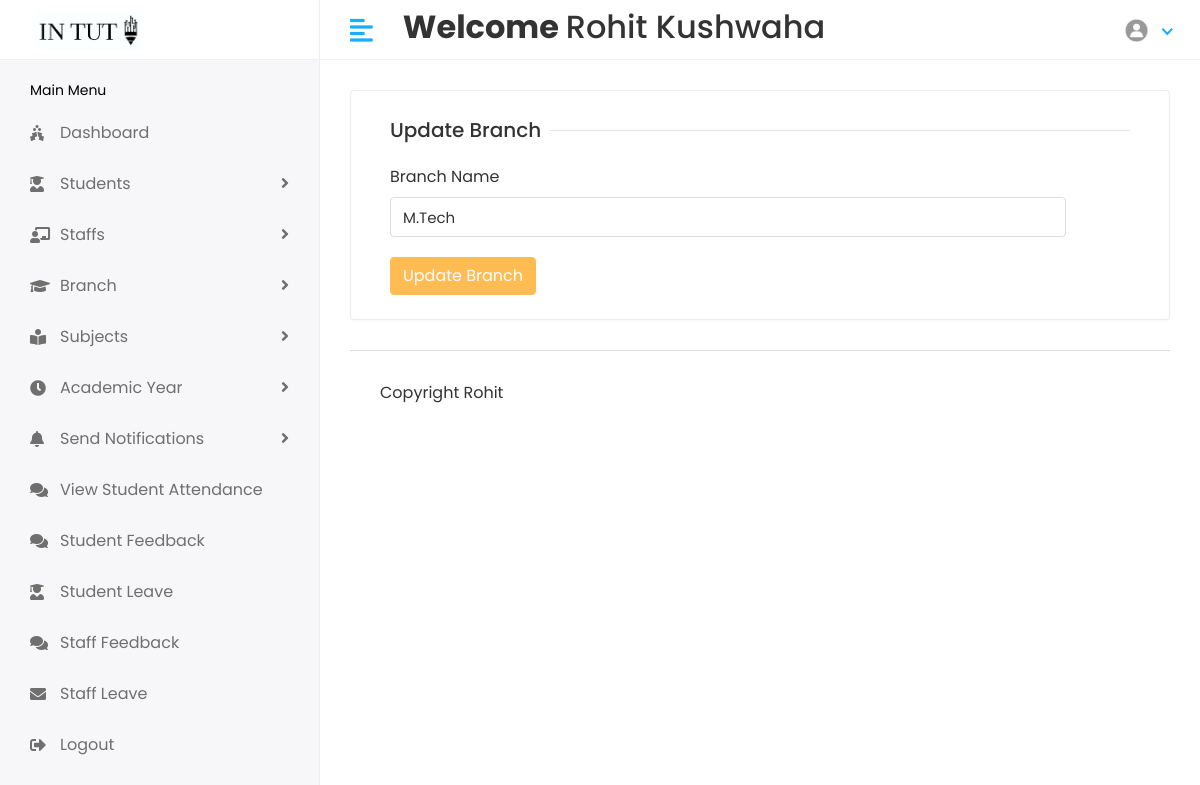
The page /Hod/branch/edit/2 (signed in) on the database its author committed.
### stuapp/models.py (models this page shows, shortened)
class CustomUser(AbstractUser):
    USER={
        (1,'HOD'),(2,'STAFF'),(3,'STUDENT')
    }
    user_type=models.CharField(choices=USER,max_length=100,default=1)
    profile_pic=models.ImageField(upload_to='media/profile_pic')

class Branch(models.Model):
    name=models.CharField(max_length=100)
    created_at=models.DateTimeField(auto_now_add=True)
    updated_at=models.DateTimeField(auto_now=True)

### student/hodviews.py (the view)
# urls.py: path('Hod/branch/edit/<str:id>',hodviews.editbranch,name='editbranch'),
@login_required(login_url='/')
def editbranch(request,id):
    branch=Branch.objects.get(id=id)
    return render(request,'hod/editbranch.html',{'branch':branch})

### templates/hod/editbranch.html (shortened to what this page needs)
{% extends 'base.html' %}
{% block content %}
  <div class="row">
                  <div class="col-sm-12">
                     <div class="card">
                        <div class="card-body">
                           <form method="post" action="{% url 'updatebranch'  %}" enctype="multipart/form-data">
                                 <div class="col-12">
                                    <h5 class="form-title"><span>Update Branch</span></h5>
                                 </div>
                                 <div class="col-sm-11">
                                    <div class="form-group">
                                       <label>Branch Name</label>
                                       <input type="text" class="form-control" name="branch_name" value= {{branch.name}}>
                                    </div>
                                 </div>
                                 <div class="col-12">
                                    <button type="submit" class="btn btn-primary">Update Branch</button>
                                 </div>
                           </form>
                        </div>
                     </div>
                  </div>
               </div>
{% endblock %}

### templates/includes/header.html (shortened to what this page needs)
{% load static %}
<div class="header" >
    <div class="header-left" style="background-color:white">
        {% if user.user_type == '1' %}
        <a href="{% url 'hodhome'%}" class="logo container" >
            <img src="{% static 'assets/img/logo1big.png'%}" width="300px" height="100px" alt="Logo">
        </a>
        {% elif user.user_type == '2' %}
        <a href="{% url 'staffhome'%}" class="logo">
            <img src="{% static 'assets/img/logo1big.png'%}" alt="Logo">
        </a>
        {% else %}
        <a href="{% url 'studenthome'%}" class="logo">
            <img src="{% static 'assets/img/logo1big.png'%}" alt="Logo">
        </a>
        {% endif %}
    </div>
    <a href="javascript:void(0);" id="toggle_btn">
        <i class="fas fa-align-left"></i>
    </a>
    <div class="top-nav-search my-2">
        <h2><strong> Welcome </strong> {{user.first_name}} {{user.last_name}} </h2>
    </div>
    <ul class="nav user-menu">
        <li class="nav-item dropdown has-arrow">
            <a href="#" class="dropdown-toggle nav-link" data-toggle="dropdown">
                {% if user.profile_pic == "" %}
                <span class="user-img"><img class="rounded-circle" src="{% static 'assets/img/noimg.jpg' %}" width="31"
                        ></span>
                {% else %}
                <span class="user-img"><img class="rounded-circle" src="/{{user.profile_pic}}" width="31"
                        alt="Ryan Taylor"></span>
                {% endif %}
            </a>
        </li>
    </ul>
</div>

### static/assets/css/style.css (style rules this page uses)
html { height: 100%; }
body { background-color: #fff; color: #333; font-family: 'Poppins', sans-serif; font-size: 1rem; height: 100%; line-height: 1.5; overflow-x: hidden; }
h1, h2, h3, h4, h5, h6 { font-family: 'Poppins', sans-serif; margin-top: 0; }
.form-control { border: 1px solid #ddd; box-shadow: none; color: #333; font-size: 15px; height: 40px; }
a { color: #009ce7; }
input, button, a { transition: all 0.4s ease; -moz-transition: all 0.4s ease; -o-transition: all 0.4s ease; -ms-transition: all 0.4s ease; -webkit-transition: all 0.4s ease; }
input, input:focus, button, button:focus { outline: none; }
input[type=text], input[type=password] { -webkit-appearance: none; -moz-appearance: none; appearance: none; }
.form-group { margin-bottom: 1.25rem; }
ul, ol { padding: 0px; list-style: none; }
.btn-primary { background-color: #FFBC53; border: 1px solid #FFBC53; }
.card { border: 1px solid #ececf5; box-shadow: 0 1px 3px 0 rgba(0, 0, 0, 0.03); margin-bottom: 1.875rem; }
.card-body { padding: 1.5rem; }
.header { background-color: #fff; border-bottom: 1px solid #f3f3f4; left: 0; position: fixed; right: 0; top: 0; z-index: 1001; height: 60px; }
.header .header-left { float: left; height: 60px; padding: 0 20px; position: relative; width: 320px; z-index: 1; transition: all 0.2s ease-in-out; background-color: #f7f7fa; border-bottom: 1px solid #efefef; border-right: 1px solid #ececf5; display: flex; align-items: center; }
.header .header-left .logo { display: inline-block; line-height: 60px; }
.header .header-left .logo img { max-height: 40px; width: auto; }
.header .dropdown-toggle:after { display: none; }
.header .has-arrow .dropdown-toggle:after { border-top: 0; border-left: 0; border-bottom: 2px solid #18aefa; border-right: 2px solid #18aefa; content: ''; height: 8px; display: inline-block; pointer-events: none; -webkit-transform-origin: 66% 66%; -ms-transform-origin: 66% 66%; transform-origin: 66% 66%; -webkit-transform: rotate(45deg); -ms-transform: rotate(45deg); transform: rotate(45deg); -webkit-transition: all 0.15s ease-in-out; transition: all 0.15s ease-in-out; width: 8px; vertical-align: 0px; }
.user-menu { float: right; margin: 0; position: relative; z-index: 99; padding-right: 15px; }
.user-menu.nav > li > a { color: #a0a0a0; font-size: 14px; line-height: 58px; padding: 0 15px; height: 60px; }
.user-img { margin-right: 3px; position: relative; }
.top-nav-search { float: left; margin-left: 15px; }
.form-title { width: 100%; max-width: 100%; padding: 0; font-size: 1.25rem; font-weight: 500; line-height: inherit; color: #333; white-space: normal; position: relative; display: block; margin-bottom: 20px; }
.form-title:before { content: ""; position: absolute; left: 0px; right: 0px; height: 1px; top: 50%; background-color: rgba(0, 0, 0, 0.1); }
.form-title span { padding: 0px 0.5rem 0 0; background-color: #fff; display: inline-block; z-index: 2; position: relative; }
@media (min-width: 992px) { #toggle_btn { align-items: center; color: #18aefa; display: inline-flex; float: left; font-size: 26px; height: 60px; justify-content: center; margin-left: 15px; padding: 0 15px; } }

### rows shown on the page
CustomUser: first_name "Rohit", last_name "Kushwaha", profile_pic (placeholder picture)
Branch: branch_name "M.Tech"
